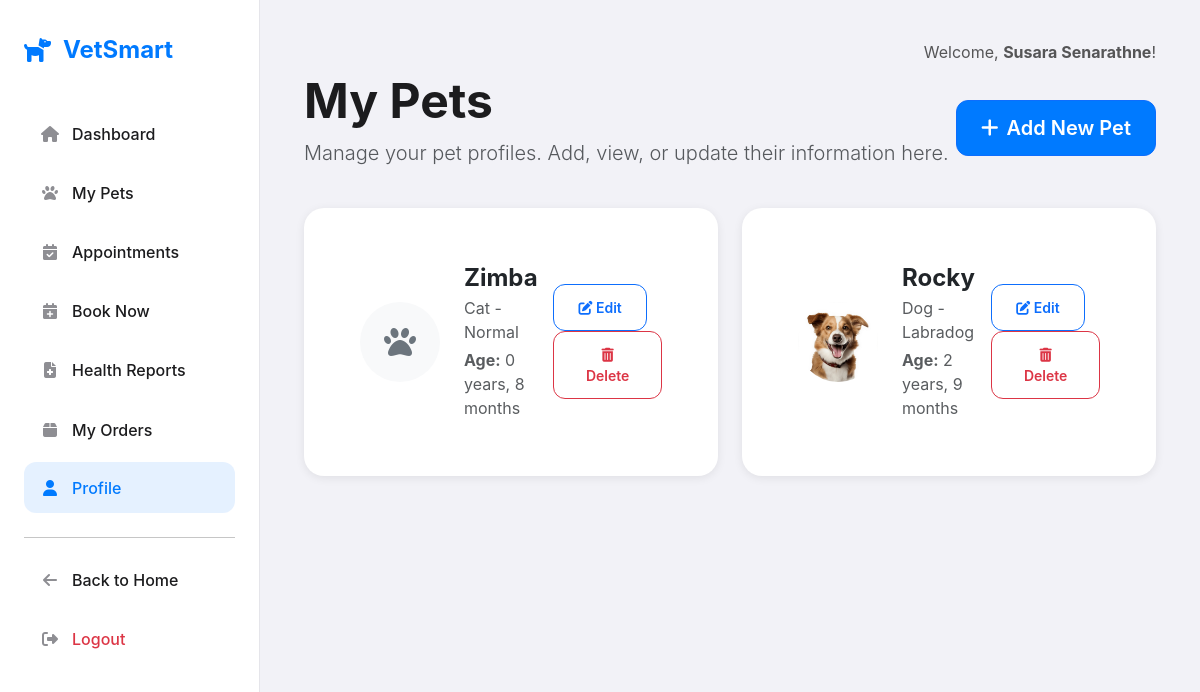
The app's page /VetSmart/client/my_pets.php (signed in) with its own data.
### tables this page shows
CREATE TABLE `pets` (
  `pet_id` int(11) NOT NULL,
  `owner_id` int(11) NOT NULL,
  `pet_name` varchar(255) NOT NULL,
  `species` varchar(100) DEFAULT NULL,
  `breed` varchar(100) DEFAULT NULL,
  `date_of_birth` date DEFAULT NULL,
  `gender` enum('Male','Female','Unknown') NOT NULL DEFAULT 'Unknown',
  `medical_history` text DEFAULT NULL,
  `pet_image_url` varchar(255) DEFAULT NULL
);

### VetSmart/client/my_pets.php (the view, shortened to what this page needs)
<?php
include 'includes/header.php';
$user_id = $_SESSION['user_id'];
$pets = [];
$sql = "SELECT pet_id, pet_name, species, breed, date_of_birth, gender, medical_history, pet_image_url FROM pets WHERE owner_id = ?";
$stmt = mysqli_prepare($conn, $sql);
mysqli_stmt_bind_param($stmt, "i", $user_id);
mysqli_stmt_execute($stmt);
$result = mysqli_stmt_get_result($stmt);
if ($result) {
    while ($row = mysqli_fetch_assoc($result)) {
        $pets[] = $row;
    }
}
function calculate_age($dob) {
    $birthDate = new DateTime($dob);
    $today = new DateTime();
    $age = $today->diff($birthDate);
    return $age->y . " years, " . $age->m . " months";
}
?>
<div class="d-flex justify-content-between align-items-center mb-4">
    <div>
        <h1 class="display-5 fw-bold mb-2">My Pets</h1>
        <p class="lead text-muted">Manage your pet profiles. Add, view, or update their information here.</p>
    </div>
    <button type="button" class="btn btn-primary btn-lg" data-bs-toggle="modal" data-bs-target="#addPetModal">
        <i class="fas fa-plus me-2"></i>Add New Pet
    </button>
</div>
<div class="row">
    <?php if (empty($pets)): ?>
        <div class="col-12">
            <div class="text-center p-5 border rounded" style="background-color: #f8f9fa;">
                <i class="fas fa-paw fa-3x text-muted mb-3"></i>
                <h4 class="fw-bold">No Pets Yet</h4>
                <p class="text-muted">You haven't added any pets. Click the button above to add one!</p>
            </div>
        </div>
    <?php else: ?>
        <?php foreach ($pets as $pet): ?>
            <div class="col-lg-6 col-md-12 mb-4">
                <div class="card h-100">
                    <div class="card-body p-4">
                        <div class="d-flex align-items-center">
                            <div class="flex-shrink-0">
                                <?php if (!empty($pet['pet_image_url']) && file_exists('../' . $pet['pet_image_url'])): ?>
                                    <img src="../<?php echo htmlspecialchars($pet['pet_image_url']); ?>" alt="<?php echo htmlspecialchars($pet['pet_name']); ?>" class="rounded-circle" style="width: 80px; height: 80px; object-fit: cover;">
                                <?php else: ?>
                                    <div class="rounded-circle bg-light d-flex align-items-center justify-content-center" style="width: 80px; height: 80px;">
                                        <i class="fas fa-paw fa-2x text-secondary"></i>
                                    </div>
                                <?php endif; ?>
                            </div>
                            <div class="flex-grow-1 ms-4">
                                <h4 class="fw-bold mb-1"><?php echo htmlspecialchars($pet['pet_name']); ?></h4>
                                <p class="text-muted mb-1"><?php echo htmlspecialchars($pet['species']); ?> - <?php echo htmlspecialchars($pet['breed']); ?></p>
                                <p class="text-muted mb-0"><strong>Age:</strong> <?php echo calculate_age($pet['date_of_birth']); ?></p>
                            </div>
                            <div class="ms-auto">
                                <button type="button" class="btn btn-outline-primary btn-sm me-2" data-bs-toggle="modal" data-bs-target="#editPetModal"
                                        data-pet-id="<?php echo $pet['pet_id']; ?>"
                                        data-pet-name="<?php echo htmlspecialchars($pet['pet_name']); ?>"
                                        data-species="<?php echo htmlspecialchars($pet['species']); ?>"
                                        data-breed="<?php echo htmlspecialchars($pet['breed']); ?>"
                                        data-dob="<?php echo htmlspecialchars($pet['date_of_birth']); ?>"
                                        data-gender="<?php echo htmlspecialchars($pet['gender']); ?>"
                                        data-history="<?php echo htmlspecialchars($pet['medical_history']); ?>"
                                        data-image-url="../<?php echo htmlspecialchars($pet['pet_image_url']); ?>">
                                    <i class="fas fa-edit"></i> Edit
                                </button>
                                <button type="button" class="btn btn-outline-danger btn-sm" data-bs-toggle="modal" data-bs-target="#deletePetModal" data-pet-id="<?php echo $pet['pet_id']; ?>" data-pet-name="<?php echo htmlspecialchars($pet['pet_name']); ?>">
                                    <i class="fas fa-trash-alt"></i> Delete
                                </button>
                            </div>
                        </div>
                    </div>
                </div>
            </div>
        <?php endforeach; ?>
    <?php endif; ?>
</div>
<?php
include 'includes/footer.php';
?>

### VetSmart/client/includes/header.php (style rules this page uses)
:root { --ios-blue: #007AFF; --ios-green: #34C759; --ios-red: #FF3B30; --ios-gray: #8E8E93; --ios-light-gray: #F2F2F7; --ios-dark-gray: #1C1C1E; --ios-white: #FFFFFF; --shadow-light: 0 2px 10px rgba(0,0,0,0.08); --border-radius: 12px; --border-radius-lg: 20px; }
body { font-family: -apple-system, BlinkMacSystemFont, 'SF Pro Display', 'Segoe UI', Roboto, sans-serif; background-color: var(--ios-light-gray); color: var(--ios-dark-gray); }
.card { border: none; border-radius: var(--border-radius-lg); background: var(--ios-white); box-shadow: var(--shadow-light); padding: 2rem; }
.btn { border-radius: var(--border-radius); font-weight: 600; padding: 12px 24px; }
.btn-primary { background-color: var(--ios-blue); }

### records on screen
pets: pet_name "Zimba", species "Cat", breed "Normal", date_of_birth "0 years, 8 months"
pets: pet_image_url (picture), pet_name "Rocky", species "Dog", breed "Labradog", date_of_birth "2 years, 9 months"

### other values on screen
$_SESSION['full_name'] "Susara Senarathne"
